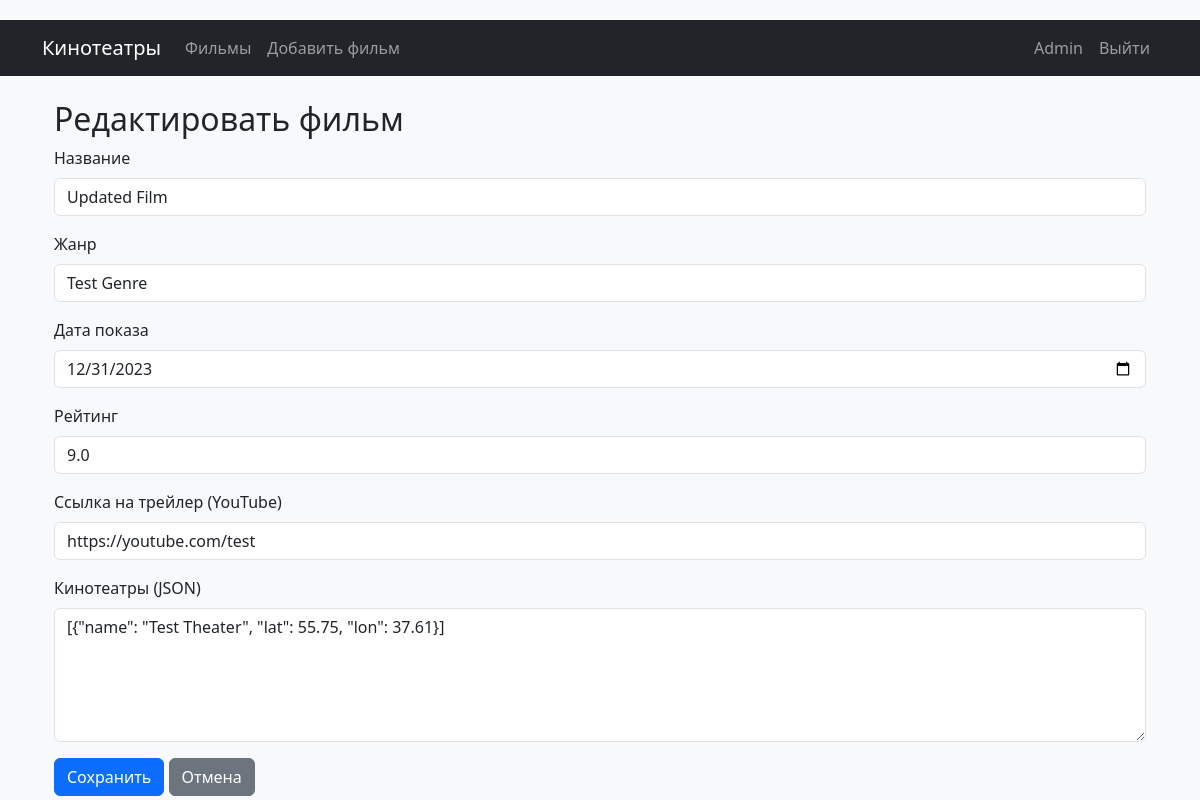
/edit_film/3 (signed in), run on the app's committed database.
### data/users.py (models this page shows, shortened)
class User(UserMixin, SqlAlchemyBase):
    __tablename__ = 'users'
    id = sqlalchemy.Column(sqlalchemy.Integer, primary_key=True, autoincrement=True)
    name = sqlalchemy.Column(sqlalchemy.String, nullable=False)
    email = sqlalchemy.Column(sqlalchemy.String, index=True, unique=True, nullable=False)
    hashed_password = sqlalchemy.Column(sqlalchemy.String, nullable=False)
    is_admin = sqlalchemy.Column(sqlalchemy.Boolean, default=False)

### data/films.py (models this page shows, shortened)
class Film(SqlAlchemyBase, SerializerMixin):
    __tablename__ = 'films'
    id = sqlalchemy.Column(sqlalchemy.Integer, primary_key=True, autoincrement=True)
    title = sqlalchemy.Column(sqlalchemy.String, nullable=False)
    genre = sqlalchemy.Column(sqlalchemy.String, nullable=False)
    release_date = sqlalchemy.Column(sqlalchemy.Date, nullable=False)
    rating = sqlalchemy.Column(sqlalchemy.Float, nullable=False)
    trailer_url = sqlalchemy.Column(sqlalchemy.String, nullable=False)
    theaters = sqlalchemy.Column(sqlalchemy.String, nullable=False)

### app.py (the view, shortened to what this page needs)
@app.route('/edit_film/<int:film_id>', methods=['GET', 'POST'])
@login_required
def edit_film(film_id):
    if not current_user.is_admin:
        flash('У вас нет прав для редактирования фильмов', 'danger')
        return redirect(url_for('films_list'))
    db_sess = create_session()
    film = db_sess.query(Film).get(film_id)
    if not film:
        flash('Фильм не найден', 'danger')
        return redirect(url_for('films_list'))
    if film.release_date >= datetime.now().date():
        flash('Редактирование возможно только после даты показа фильма', 'danger')
        return redirect(url_for('film_detail', film_id=film.id))
    return render_template('edit_film.html', film=film)

### app.py (called while the page is built)
@login_manager.user_loader
def load_user(user_id):
    db_sess = create_session()
    return db_sess.query(User).get(user_id)

### data/db_session.py (called while the page is built)
def create_session() -> Session:
    global __factory
    return __factory()

### templates/edit_film.html
{% extends "base.html" %}
{% block content %}
<div class="container mt-4">
    <h2>Редактировать фильм</h2>
    <form method="POST" enctype="multipart/form-data">
        <div class="mb-3">
            <label class="form-label">Название</label>
            <input type="text" class="form-control" name="title" value="{{ film.title }}" required>
        </div>
        <div class="mb-3">
            <label class="form-label">Жанр</label>
            <input type="text" class="form-control" name="genre" value="{{ film.genre }}" required>
        </div>
        <div class="mb-3">
            <label class="form-label">Дата показа</label>
            <input type="date" class="form-control" name="release_date"
                   value="{{ film.release_date.strftime('%Y-%m-%d') }}" required>
        </div>
        <div class="mb-3">
            <label class="form-label">Рейтинг</label>
            <input type="number" step="0.1" min="0" max="10" class="form-control" name="rating"
                   value="{{ film.rating }}" required>
        </div>
        <div class="mb-3">
            <label class="form-label">Ссылка на трейлер (YouTube)</label>
            <input type="url" class="form-control" name="trailer_url" value="{{ film.trailer_url }}" required>
        </div>
        <div class="mb-3">
            <label class="form-label">Кинотеатры (JSON)</label>
            <textarea class="form-control" name="theaters" rows="5" required>{{ film.theaters }}</textarea>
        </div>
        <button type="submit" class="btn btn-primary">Сохранить</button>
        <a href="{{ url_for('film_detail', film_id=film.id) }}" class="btn btn-secondary">Отмена</a>
    </form>
</div>
{% endblock %}

### templates/base.html (shortened to what this page needs)
<!DOCTYPE html>
<html lang="ru">
<head>
    <link href="https://cdn.jsdelivr.net/npm/bootstrap@5.3.0/dist/css/bootstrap.min.css" rel="stylesheet">
    <link rel="stylesheet" href="{{ url_for('static', filename='style.css') }}">
</head>
<body>
<nav class="navbar navbar-expand-lg navbar-dark bg-dark">
    <div class="container">
        <a class="navbar-brand" href="{{ url_for('index') }}">Кинотеатры</a>
        <div class="collapse navbar-collapse" id="navbarNav">
            {% if current_user.is_authenticated %}
            <ul class="navbar-nav me-auto">
                <li class="nav-item">
                    <a class="nav-link" href="{{ url_for('films_list') }}">Фильмы</a>
                </li>
                {% if current_user.is_admin %}
                <li class="nav-item">
                    <a class="nav-link" href="{{ url_for('add_film') }}">Добавить фильм</a>
                </li>
                {% endif %}
            </ul>
            {% endif %}
            <ul class="navbar-nav">
                {% if current_user.is_authenticated %}
                <li class="nav-item">
                    <span class="nav-link">{{ current_user.name }}</span>
                </li>
                <li class="nav-item">
                    <a class="nav-link" href="{{ url_for('logout') }}">Выйти</a>
                </li>
                {% endif %}
            </ul>
        </div>
    </div>
</nav>
<div class="container mt-4">
    {% block content %}{% endblock %}
</div>
</body>
</html>

### static/style.css (style rules this page uses)
body { padding-top: 20px; background-color: #f8f9fa; }

### data on the page
User: name "Admin"
Film: title "Updated Film", genre "Test Genre", release_date "12/31/2023", rating "9.0", trailer_url "https://youtube.com/test", theaters "[{\"name\": \"Test Theater\", \"lat\": 55.75, \"lon\": 37.61}]"
